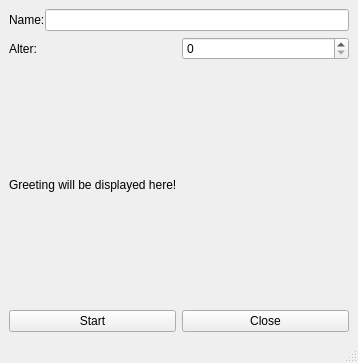
<?xml version="1.0" encoding="UTF-8"?>
<ui version="4.0">
 <class>MainWindow</class>
 <widget class="QMainWindow" name="MainWindow">
  <property name="geometry">
   <rect>
    <x>0</x>
    <y>0</y>
    <width>358</width>
    <height>363</height>
   </rect>
  </property>
  <property name="windowTitle">
   <string>User Information Form</string>
  </property>
  <widget class="QWidget" name="centralwidget">
   <layout class="QVBoxLayout" name="verticalLayout">
    <item>
     <layout class="QHBoxLayout" name="horizontalLayout_2">
      <property name="spacing">
       <number>0</number>
      </property>
      <item>
       <widget class="QLabel" name="label">
        <property name="text">
         <string>Name:</string>
        </property>
       </widget>
      </item>
      <item>
       <widget class="QLineEdit" name="lineEdit"/>
      </item>
     </layout>
    </item>
    <item>
     <layout class="QHBoxLayout" name="horizontalLayout_3">
      <item>
       <widget class="QLabel" name="label_2">
        <property name="text">
         <string>Alter:</string>
        </property>
       </widget>
      </item>
      <item>
       <widget class="QSpinBox" name="spinBox"/>
      </item>
     </layout>
    </item>
    <item>
     <spacer name="verticalSpacer_2">
      <property name="orientation">
       <enum>Qt::Vertical</enum>
      </property>
      <property name="sizeType">
       <enum>QSizePolicy::Fixed</enum>
      </property>
      <property name="sizeHint" stdset="0">
       <size>
        <width>20</width>
        <height>50</height>
       </size>
      </property>
     </spacer>
    </item>
    <item>
     <widget class="QLabel" name="displayLabel">
      <property name="minimumSize">
       <size>
        <width>100</width>
        <height>100</height>
       </size>
      </property>
      <property name="text">
       <string>Greeting will be displayed here!</string>
      </property>
     </widget>
    </item>
    <item>
     <spacer name="verticalSpacer">
      <property name="orientation">
       <enum>Qt::Vertical</enum>
      </property>
      <property name="sizeType">
       <enum>QSizePolicy::Fixed</enum>
      </property>
      <property name="sizeHint" stdset="0">
       <size>
        <width>10</width>
        <height>50</height>
       </size>
      </property>
     </spacer>
    </item>
    <item>
     <layout class="QHBoxLayout" name="horizontalLayout_4">
      <item>
       <widget class="QPushButton" name="sButton">
        <property name="text">
         <string>Start</string>
        </property>
       </widget>
      </item>
      <item>
       <widget class="QPushButton" name="CButton">
        <property name="text">
         <string>Close</string>
        </property>
       </widget>
      </item>
     </layout>
    </item>
   </layout>
  </widget>
  <widget class="QMenuBar" name="menubar">
   <property name="geometry">
    <rect>
     <x>0</x>
     <y>0</y>
     <width>358</width>
     <height>22</height>
    </rect>
   </property>
  </widget>
  <widget class="QStatusBar" name="statusbar"/>
 </widget>
 <resources/>
 <connections/>
</ui>
